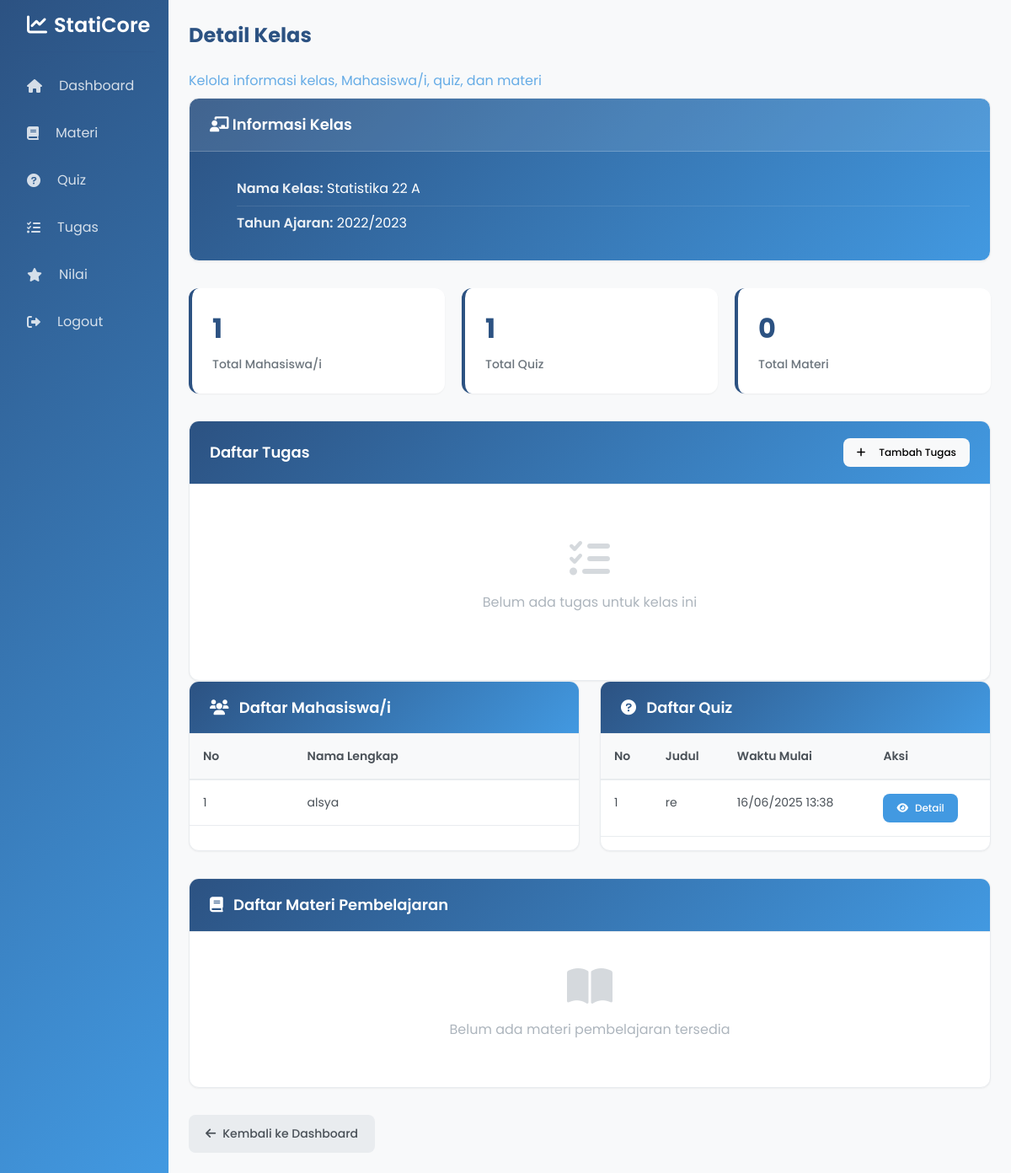
/views/guru/detail_kelas.php?id=1 (signed in), run on the app's committed database.
### tables this page shows
CREATE TABLE `kelas` (
  `id` int(11) NOT NULL,
  `nama_kelas` varchar(50) NOT NULL,
  `tahun_ajaran` varchar(9) NOT NULL,
  `created_at` timestamp NOT NULL DEFAULT current_timestamp()
);

CREATE TABLE `users` (
  `id` int(11) NOT NULL,
  `username` varchar(50) NOT NULL,
  `password` varchar(255) NOT NULL,
  `nama_lengkap` varchar(100) NOT NULL,
  `role` enum('admin','guru','siswa') NOT NULL,
  `created_at` timestamp NOT NULL DEFAULT current_timestamp()
);

CREATE TABLE `quiz` (
  `id` int(11) NOT NULL,
  `judul` varchar(255) NOT NULL,
  `deskripsi` text DEFAULT NULL,
  `kelas_id` int(11) NOT NULL,
  `guru_id` int(11) NOT NULL,
  `waktu_mulai` datetime NOT NULL,
  `waktu_selesai` datetime NOT NULL,
  `durasi` int(11) NOT NULL,
  `created_at` timestamp NOT NULL DEFAULT current_timestamp()
);

### views/guru/detail_kelas.php (the view, shortened to what this page needs)
<?php
$db = new Database();
$conn = $db->getConnection();
$kelas_id = isset($_GET['id']) ? intval($_GET['id']) : 0;
$stmt = $conn->prepare("SELECT * FROM kelas WHERE id = ?");
$stmt->execute([$kelas_id]);
$kelas = $stmt->fetch();
$stmt = $conn->prepare("SELECT u.id, u.nama_lengkap FROM users u JOIN siswa_kelas sk ON u.id = sk.siswa_id WHERE sk.kelas_id = ? ORDER BY u.nama_lengkap");
$stmt->execute([$kelas_id]);
$siswa = $stmt->fetchAll();
$stmt = $conn->prepare("SELECT * FROM quiz WHERE kelas_id = ? ORDER BY waktu_mulai DESC");
$stmt->execute([$kelas_id]);
$quizzes = $stmt->fetchAll();
$stmt = $conn->prepare("SELECT m.*, u.nama_lengkap as guru_nama FROM materi m JOIN users u ON m.guru_id = u.id WHERE m.kelas_id = ? ORDER BY m.created_at DESC");
$stmt->execute([$kelas_id]);
$materi = $stmt->fetchAll();
$stmt = $conn->prepare("
    SELECT t.*, jt.nama as jenis_tugas,
           (SELECT COUNT(*) FROM pengumpulan_tugas WHERE tugas_id = t.id) as total_pengumpulan
    FROM tugas t
    JOIN jenis_tugas jt ON t.jenis_tugas_id = jt.id
    WHERE t.kelas_id = ?
    ORDER BY t.batas_pengumpulan DESC
");
$stmt->execute([$kelas_id]);
$tugas = $stmt->fetchAll();
?>
<!DOCTYPE html>
<html lang="id">
<head>
    <link href="https://cdn.jsdelivr.net/npm/bootstrap@5.3.0/dist/css/bootstrap.min.css" rel="stylesheet">
    <link href="https://cdnjs.cloudflare.com/ajax/libs/font-awesome/6.0.0/css/all.min.css" rel="stylesheet">
</head>
<body>
    <div class="container-fluid">
        <div class="row">
            <div class="col-md-3 col-lg-2 px-0 sidebar" id="drawerSidebar">
                <div class="p-3">
                    <h4><i class="fas fa-chart-line me-2"></i>StatiCore</h4>
                    <hr>
                    <ul class="nav flex-column">
                        <li class="nav-item">
                            <a class="nav-link" href="dashboard.php">
                                <i class="fas fa-home me-2"></i>Dashboard
                            </a>
                        </li>
                        <li class="nav-item">
                            <a class="nav-link" href="upload_materi.php">
                                <i class="fas fa-book me-2"></i>Materi
                            </a>
                        </li>
                        <li class="nav-item">
                            <a class="nav-link" href="kelola_quiz.php">
                                <i class="fas fa-question-circle me-2"></i>Quiz
                            </a>
                        </li>
                        <li class="nav-item">
                            <a class="nav-link" href="kelola_tugas.php">
                                <i class="fas fa-tasks me-2"></i>Tugas
                            </a>
                        </li>
                        <li class="nav-item">
                            <a class="nav-link" href="nilai_siswa.php">
                                <i class="fas fa-star me-2"></i>Nilai
                            </a>
                        </li>
                        <li class="nav-item">
                            <a class="nav-link" href="../../logout.php" id="logoutBtn">
                                <i class="fas fa-sign-out-alt me-2"></i>Logout
                            </a>
                        </li>
                    </ul>
                </div>
            </div>
            <div class="col-md-9 col-lg-10 p-4">
                <div class="mb-4 Title">Detail Kelas</div>
                <div class="mb-2 subtitle">Kelola informasi kelas, Mahasiswa/i, quiz, dan materi</div>
                <div class="card info-card">
                    <div class="card-header">
                        <h2 class="card-title">
                            <i class="fas fa-chalkboard-teacher"></i>
                            Informasi Kelas
                        </h2>
                    </div>
                    <div class="card-body">
                        <ul class="info-list">
                            <li><strong>Nama Kelas:</strong> <?php echo htmlspecialchars($kelas['nama_kelas']); ?></li>
                            <li><strong>Tahun Ajaran:</strong> <?php echo htmlspecialchars($kelas['tahun_ajaran']); ?>
                            </li>
                        </ul>
                    </div>
                </div>
                <div class="stats-grid">
                    <div class="stat-card">
                        <div class="stat-number"><?php echo count($siswa); ?></div>
                        <div class="stat-label">Total Mahasiswa/i</div>
                    </div>
                    <div class="stat-card">
                        <div class="stat-number"><?php echo count($quizzes); ?></div>
                        <div class="stat-label">Total Quiz</div>
                    </div>
                    <div class="stat-card">
                        <div class="stat-number"><?php echo count($materi); ?></div>
                        <div class="stat-label">Total Materi</div>
                    </div>
                </div>
                <div class="card">
                    <div class="card-header d-flex justify-content-between align-items-center">
                        <h5 class="card-title mb-0">Daftar Tugas</h5>
                        <a href="kelola_tugas.php" class="btn btn-light btn-sm">
                            <i class="fas fa-plus me-2"></i>Tambah Tugas
                        </a>
                    </div>
                    <div class="card-body">
                        <?php if (empty($tugas)): ?>
                            <div class="empty-state">
                                <i class="fas fa-tasks"></i>
                                <p>Belum ada tugas untuk kelas ini</p>
                            </div>
                        <?php endif; ?>
                    </div>
                </div>
                <div class="grid grid-2">
                    <div class="card">
                        <div class="card-header">
                            <h3 class="card-title">
                                <i class="fas fa-users me-2"></i>
                                Daftar Mahasiswa/i
                            </h3>
                        </div>
                        <div class="table-container">
                            <?php if (!empty($siswa)): ?>
                                <table class="table">
                                    <thead>
                                        <tr>
                                            <th>No</th>
                                            <th>Nama Lengkap</th>
                                        </tr>
                                    </thead>
                                    <tbody>
                                        <?php foreach ($siswa as $i => $s): ?>
                                            <tr>
                                                <td><?php echo $i + 1; ?></td>
                                                <td><?php echo htmlspecialchars($s['nama_lengkap']); ?></td>
                                            </tr>
                                        <?php endforeach; ?>
                                    </tbody>
                                </table>
                            <?php endif; ?>
                        </div>
                    </div>
                    <div class="card">
                        <div class="card-header">
                            <h3 class="card-title">
                                <i class="fas fa-question-circle me-2"></i>
                                Daftar Quiz
                            </h3>
                        </div>
                        <div class="table-container">
                            <?php if (!empty($quizzes)): ?>
                                <table class="table">
                                    <thead>
                                        <tr>
                                            <th>No</th>
                                            <th>Judul</th>
                                            <th>Waktu Mulai</th>
                                            <th>Aksi</th>
                                        </tr>
                                    </thead>
                                    <tbody>
                                        <?php foreach ($quizzes as $i => $q): ?>
                                            <tr>
                                                <td><?php echo $i + 1; ?></td>
                                                <td><?php echo htmlspecialchars($q['judul']); ?></td>
                                                <td><?php echo date('d/m/Y H:i', strtotime($q['waktu_mulai'])); ?></td>
                                                <td>
                                                    <a href="detail_quiz.php?id=<?php echo $q['id']; ?>"
                                                        class="btn btn-info btn-sm">
                                                        <i class="fas fa-eye"></i>
                                                        Detail
                                                    </a>
                                                </td>
                                            </tr>
                                        <?php endforeach; ?>
                                    </tbody>
                                </table>
                            <?php endif; ?>
                        </div>
                    </div>
                </div>
                <div class="card">
                    <div class="card-header">
                        <h3 class="card-title">
                            <i class="fas fa-book me-2"></i>
                            Daftar Materi Pembelajaran
                        </h3>
                    </div>
                    <div class="table-container">
                        <?php if (!empty($materi)): ?>
                            <table class="table">
                                <thead>
                                    <tr>
                                        <th>No</th>
                                        <th>Judul Materi</th>
                                        <th>Dosen Pengajar</th>
                                        <th>Tanggal Upload</th>
                                    </tr>
                                </thead>
                                <tbody>
                                    <?php foreach ($materi as $i => $m): ?>
                                        <tr>
                                            <td><?php echo $i + 1; ?></td>
                                            <td><?php echo htmlspecialchars($m['judul']); ?></td>
                                            <td><?php echo htmlspecialchars($m['guru_nama']); ?></td>
                                            <td><?php echo date('d/m/Y H:i', strtotime($m['created_at'])); ?></td>
                                        </tr>
                                    <?php endforeach; ?>
                                </tbody>
                            </table>
                        <?php else: ?>
                            <div class="empty-state">
                                <i class="fas fa-book-open"></i>
                                <p>Belum ada materi pembelajaran tersedia</p>
                            </div>
                        <?php endif; ?>
                    </div>
                </div>
                <div style="margin-top: 32px;">
                    <a href="dashboard.php" class="btn btn-secondary">
                        <i class="fas fa-arrow-left"></i>
                        Kembali ke Dashboard
                    </a>
                </div>
            </div>
        </div>
    </div>
</body>
</html>

### views/guru/detail_kelas.php (style rules this page uses)
:root { --primary: #2c5282; --secondary: #4299e1; --accent: #f6ad55; --light: #f7fafc; --white: #ffffff; --gray-100: #f8f9fa; --gray-200: #e9ecef; --gray-300: #dee2e6; --gray-400: #ced4da; --gray-500: #adb5bd; --gray-600: #6c757d; --gray-700: #495057; --gray-800: #343a40; --gray-900: #212529; --border-radius-sm: 8px; --border-radius-md: 12px; --border-radius-lg: 16px; --shadow-sm: 0 1px 2px 0 rgb(0 0 0 / 0.05); --shadow-md: 0 4px 6px -1px rgb(0 0 0 / 0.1); --shadow-lg: 0 10px 15px -3px rgb(0 0 0 / 0.1); }
body { font-family: 'Poppins', sans-serif; background-color: #f8f9fa; color: var(--primary); }
.Title { font-size: 1.5rem; font-weight: 700; margin-bottom: 30px; color: var(--primary); }
.subtitle { color: var(--secondary); font-size: 16px; opacity: 0.8; }
.sidebar { background: linear-gradient(135deg, var(--primary), var(--secondary)); min-height: 100vh; transition: all 0.3s ease; }
.sidebar .nav-link { color: rgba(255, 255, 255, 0.8); border-radius: var(--border-radius-sm); padding: 0.75rem 1rem; margin-bottom: 0.5rem; display: flex; align-items: center; gap: 0.75rem; }
.sidebar h4 { font-weight: 600; padding-left: 1rem; color: white; }
.card { background: var(--white); border-radius: var(--border-radius-md); box-shadow: var(--shadow-sm); border: 1px solid var(--gray-200); transition: all 0.3s ease; overflow: hidden; }
.card-header { padding: 20px 24px; background: linear-gradient(135deg, var(--primary), var(--secondary)); border-bottom: 1px solid var(--gray-200); display: flex; justify-content: between; align-items: center; }
.card-title { font-size: 18px; font-weight: 600; color: white; margin: 0; }
.card-body { padding: 24px; }
.info-card { background: linear-gradient(135deg, var(--primary), var(--secondary)); color: var(--white); margin-bottom: 32px; }
.info-card .card-header { background: rgba(255, 255, 255, 0.1); border-bottom: 1px solid rgba(255, 255, 255, 0.2); }
.info-card .card-title { color: var(--white); }
.info-list { list-style: none; margin: 0; }
.info-list li { padding: 8px 0; border-bottom: 1px solid rgba(255, 255, 255, 0.1); }
.info-list li:last-child { border-bottom: none; }
.info-list strong { color: rgba(255, 255, 255, 0.9); font-weight: 600; }
.grid { display: grid; gap: 24px; margin-bottom: 32px; }
.grid-2 { grid-template-columns: repeat(auto-fit, minmax(400px, 1fr)); }
.table-container { overflow-x: auto; }
.table { width: 100%; border-collapse: collapse; font-size: 14px; }
.table th { background: var(--gray-100); padding: 16px; text-align: left; font-weight: 600; color: var(--gray-700); border-bottom: 2px solid var(--gray-200); }
.table td { padding: 16px; border-bottom: 1px solid var(--gray-200); color: var(--gray-700); }
.empty-state { text-align: center; padding: 40px 20px; color: var(--gray-500); }
.empty-state i { font-size: 48px; margin-bottom: 16px; opacity: 0.5; }
.btn { display: inline-flex; align-items: center; gap: 8px; padding: 12px 20px; border: none; border-radius: var(--border-radius-sm); font-weight: 500; text-decoration: none; cursor: pointer; transition: all 0.3s ease; font-size: 14px; }
.btn-secondary { background: var(--gray-200); color: var(--gray-700); }
.btn-info { background: var(--secondary); color: var(--white); padding: 8px 16px; font-size: 12px; }
.btn-sm { padding: 8px 16px; font-size: 12px; }
.stats-grid { display: grid; grid-template-columns: repeat(auto-fit, minmax(200px, 1fr)); gap: 20px; margin-bottom: 32px; }
.stat-card { background: var(--white); padding: 24px; border-radius: var(--border-radius-md); box-shadow: var(--shadow-sm); border-left: 4px solid var(--primary); }
.stat-number { font-size: 32px; font-weight: 700; color: var(--primary); margin-bottom: 8px; }
.stat-label { color: var(--gray-600); font-size: 14px; font-weight: 500; }

### data on the page
kelas: nama_kelas "Statistika 22 A", tahun_ajaran "2022/2023"
users: nama_lengkap "alsya"
quiz: judul "re", waktu_mulai "16/06/2025 13:38"

### other printed values
count($siswa) "1"
count($quizzes) "1"
count($materi) "0"
